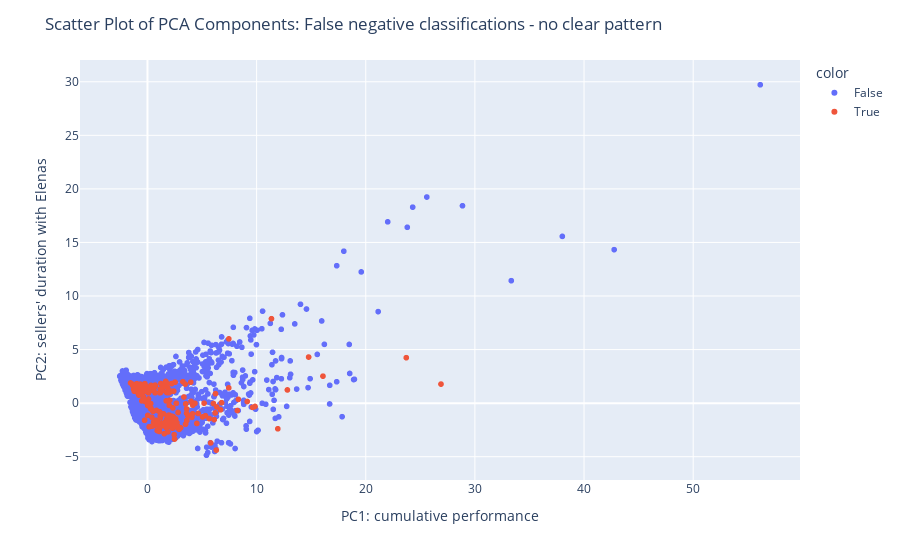

This figure's notebook cell:
### Markdown cell above
The range on the X PC is particularly noticeable among the false positive classifications. To assess the significance of these metrics, I will conduct hypothesis testing for both the specific population within the range and the entire classification as a whole.

### Code cell
#Scatterplot of the false negative
fig = px.scatter(x=PCA_df["PC1"], y=PCA_df["PC2"], color=evaluation_df["is_false_negative"])

fig.update_layout(
    title="Scatter Plot of PCA Components: False negative classifications - no clear pattern",
    xaxis_title="PC1: cumulative performance",
    yaxis_title="PC2: sellers' duration with Elenas"
)

fig.show()

### Figure 1 — Plotly figure (JSON) as saved in the notebook; plotly's stock layout.template omitted (floating-point values rounded to 4 significant figures; data arrays with more than 128 entries replaced by an {"elided": "..."} marker saying what was removed)
{"data": [{"hovertemplate": "color=False<br>x=%{x}<br>y=%{y}<extra></extra>", "legendgroup": "False", "marker": {"color": "#636efa", "symbol": "circle"}, "mode": "markers", "name": "False", "showlegend": true, "type": "scattergl", "x": {"elided": "9328 float values"}, "xaxis": "x", "y": {"elided": "9328 float values"}, "yaxis": "y"}, {"hovertemplate": "color=True<br>x=%{x}<br>y=%{y}<extra></extra>", "legendgroup": "True", "marker": {"color": "#EF553B", "symbol": "circle"}, "mode": "markers", "name": "True", "showlegend": true, "type": "scattergl", "x": {"elided": "213 float values"}, "xaxis": "x", "y": {"elided": "213 float values"}, "yaxis": "y"}], "layout": {"legend": {"title": {"text": "color"}, "tracegroupgap": 0}, "margin": {"t": 60}, "title": {"text": "Scatter Plot of PCA Components: False negative classifications - no clear pattern"}, "xaxis": {"anchor": "y", "domain": [0, 1], "title": {"text": "PC1: cumulative performance"}}, "yaxis": {"anchor": "x", "domain": [0, 1], "title": {"text": "PC2: sellers' duration with Elenas"}}}}
